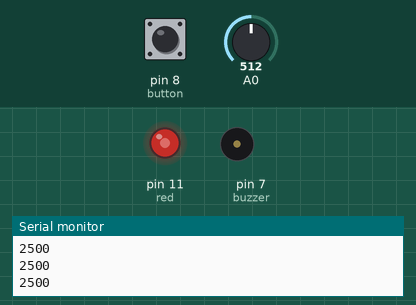
Bench run of a sketch on a simulated Arduino Uno, built with avr-gcc and run on an emulated ATmega328P. Parts: output pins drawn as LEDs (lit = HIGH), buzzer (waves = sounding, pin HIGH), the last lines printed to the serial monitor. The inputs (shaded band) are chosen by the test bench; at power-on: A0 = 512, pin 8 (button) HIGH.

Above: at 1.2 s.
1.3 s: A0 set to 716
At 2.2 s:
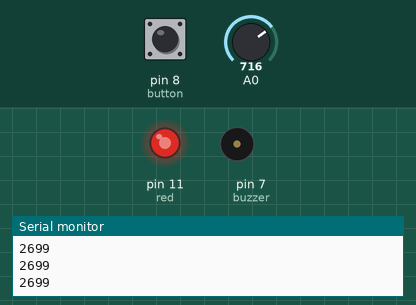
2.8 s: pin 8 (button) pulled LOW for 0.15 s
At 2.94 s:
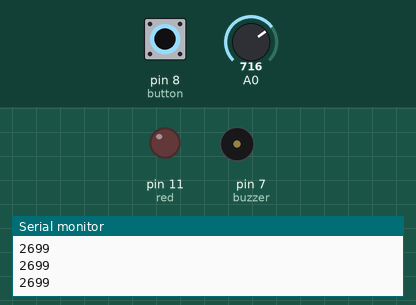
4.5 s: A0 set to 900
At 5.3 s:
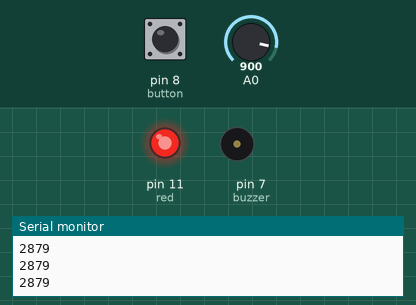
6.0 s: A0 set to 122
At 7.0 s:
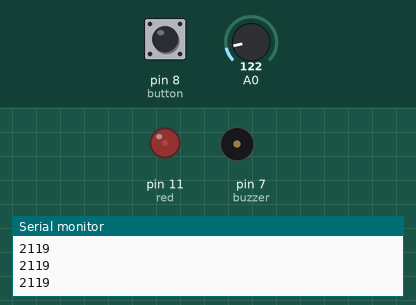
7.6 s: A0 set to 0
At 8.8 s:
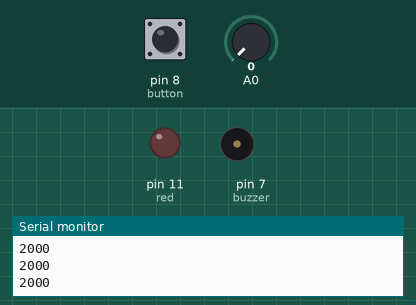
9.1 s: A0 set to 511
At 10.2 s:
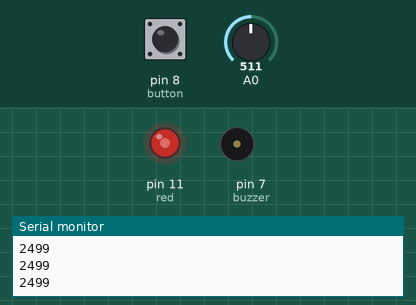
Timing chart, 0 to 11.6 s (numbered marks = the images above; inputs shaded):
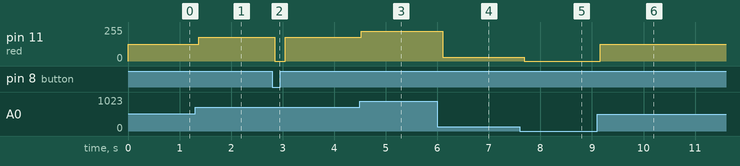

Measured:
- after the input at 1.3 s, pin 11 (red): 127/255 → 178/255 after 0.07 s
- after the input at 2.8 s, pin 11 (red): 178/255 → 0/255 after 0.05 s, → 178/255 0.20 s later
- after the input at 4.5 s, pin 11 (red): 178/255 → 224/255 at once
- after the input at 6.0 s, pin 11 (red): 224/255 → 30/255 after 0.10 s
- after the input at 7.6 s, pin 11 (red): 30/255 → 0/255 after 0.09 s
- after the input at 9.1 s, pin 11 (red): 0/255 → 127/255 after 0.06 s

The sketch:

pullup_resistor_potentiometer_buzzer.ino
```cpp
int red = 11;
int button = 8;
int buzzer = 7;

int toneVal;


void setup() {
  // put your setup code here, to run once:
pinMode(red, OUTPUT);
pinMode(button, INPUT);
pinMode(buzzer, OUTPUT);
Serial.begin(9600);

}

void loop() {
  // put your main code here, to run repeatedly:
  int state = digitalRead(button);

  int sensorValue = analogRead(A0);
  // print out the value you read:
  //Serial.println(sensorValue);

  float percent = sensorValue;
  int dim = (percent/1023) * 255;
  //Serial.println(sensorValue);
  //Serial.println(dim);

       //generate sound of different frequencies by sinusoidal value
       toneVal = 2000+((percent/1023)*1000);
  Serial.println(toneVal);

       //Set a frequency for Pin-out 8

  if(state == LOW){
     // digitalWrite(red, LOW);
      digitalWrite(red, LOW);
      //Serial.println(state);

  }else{
    //digitalWrite(red, HIGH);
     analogWrite(red, dim);
    // tone(buzzer, toneVal);
    delay(5);
   //Serial.println(state);

  }


 delay(100);

}
```
